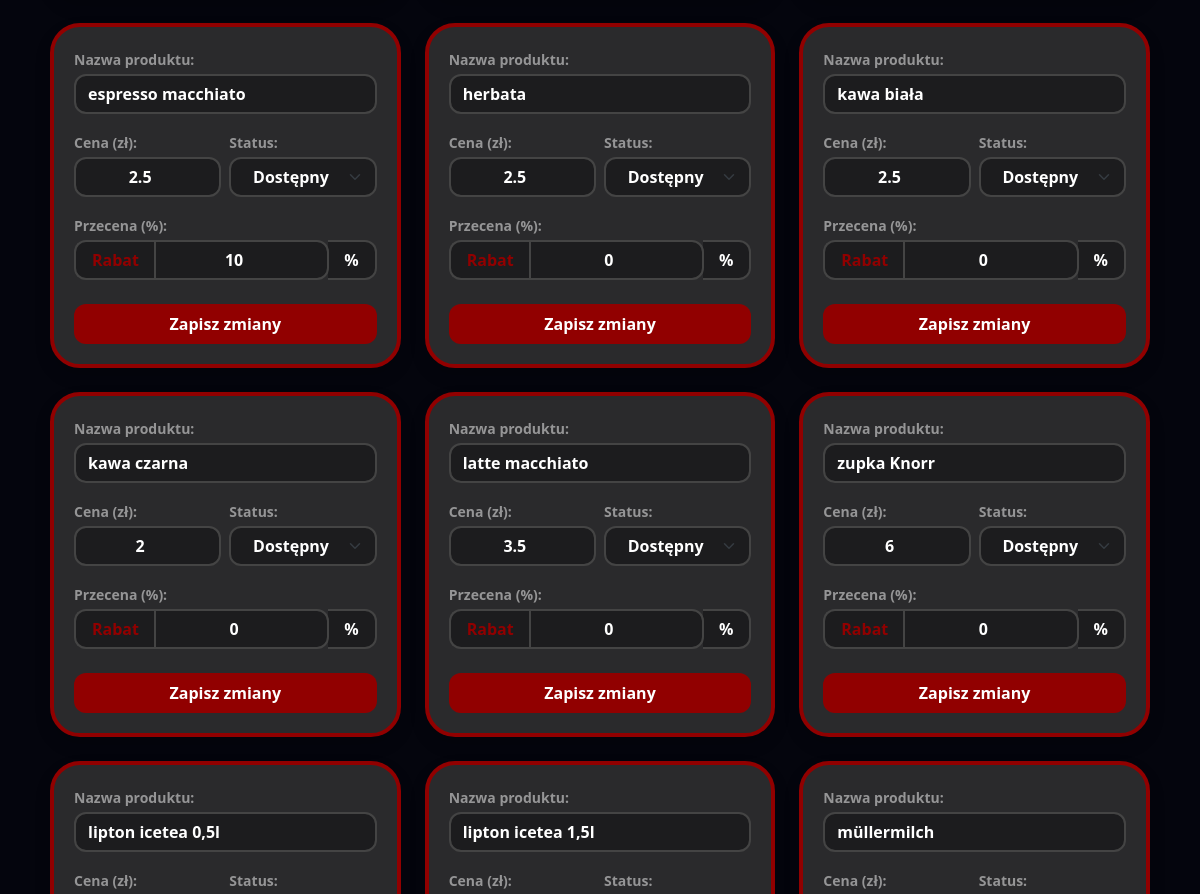
The page /products.php (middle part) on the database as committed earlier.
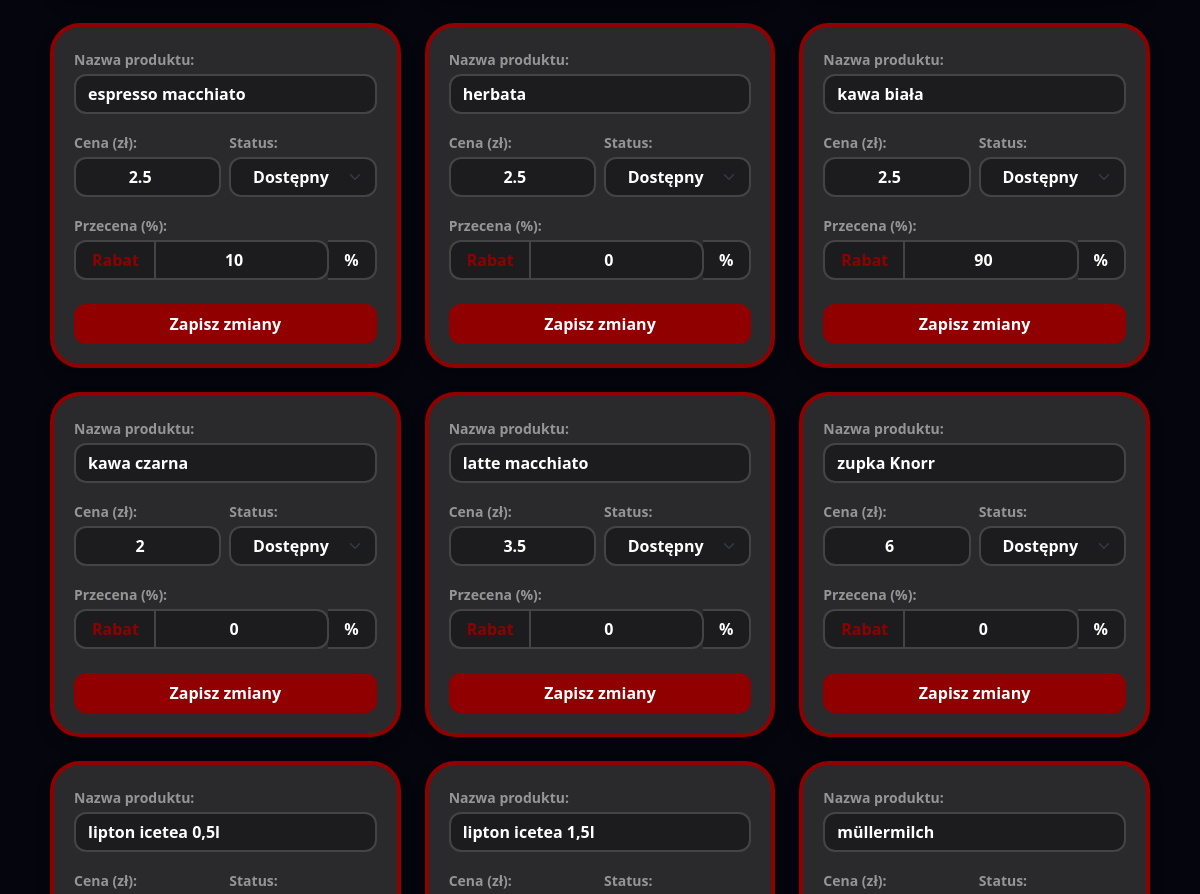
The same page on the database as committed later.
### tables this page shows
CREATE TABLE `produkty` (
  `id` int(10) UNSIGNED NOT NULL,
  `nazwa` varchar(30) NOT NULL,
  `cena` float NOT NULL,
  `kategoria` int(10) UNSIGNED NOT NULL,
  `dostępność` int(11) NOT NULL DEFAULT 0,
  `mnożnik_promocji` float NOT NULL DEFAULT 1,
  `zdjęcie` varchar(50) DEFAULT NULL
);

### products.php (the view, shortened to what this page needs)
<?php
require_once('src/config.php');
$products_query = "SELECT * FROM produkty ORDER BY kategoria ASC, nazwa ASC";
$products_result = mysqli_query($mysqli, $products_query);
?>
<!DOCTYPE html>
<html lang="pl">
<head>
    <link href="https://cdn.jsdelivr.net/npm/bootstrap@5.3.8/dist/css/bootstrap.min.css" rel="stylesheet">
    <link rel="stylesheet" href="styles/style_manage.css">
</head>
<body style="padding-bottom: 120px;">
    <div class="container">
        <div class="row g-4 px-2">
            <?php while($product = mysqli_fetch_assoc($products_result)):
                $wyswietlany_procent = 0;
                if ($product['mnożnik_promocji'] < 1 && $product['mnożnik_promocji'] > 0) {
                    $wyswietlany_procent = round((1 - $product['mnożnik_promocji']) * 100);
                }
            ?>
                <div class="col-12 col-md-6 col-lg-4">
                    <div class="product-box h-100 d-flex flex-column justify-content-between shadow">
                        <form action="products.php" method="POST" class="h-100 d-flex flex-column justify-content-between">
                            <div>
                                <div class="mb-3">
                                    <label class="form-label small fw-bold text-white-50 mb-1">Nazwa produktu:</label>
                                    <input type="text" name="nazwa" class="form-control custom-input fw-bold" value="<?php echo htmlspecialchars($product['nazwa']); ?>" required>
                                </div>
                                <div class="row g-2 mb-3">
                                    <div class="col-6">
                                        <label class="form-label small fw-bold text-white-50 mb-1">Cena (zł):</label>
                                        <input type="number" name="cena" step="0.01" class="form-control custom-input text-center fw-bold" value="<?php echo $product['cena']; ?>" required>
                                    </div>
                                    <div class="col-6">
                                        <label class="form-label small fw-bold text-white-50 mb-1">Status:</label>
                                        <select name="dostepnosc" class="form-select custom-input text-center fw-bold">
                                            <option value="1" <?php echo ($product['dostępność'] == 1) ? 'selected' : ''; ?>>Dostępny</option>
                                        </select>
                                    </div>
                                </div>
                                <div class="mb-4">
                                    <label class="form-label small fw-bold text-white-50 mb-1">Przecena (%):</label>
                                    <div class="input-group">
                                        <span class="input-group-text admin-input-label py-1 px-3">Rabat</span>
                                        <input type="number" name="przecena_procent" min="0" max="100" class="form-control admin-input-field text-center" value="<?php echo $wyswietlany_procent; ?>" placeholder="0">
                                        <span class="input-group-text admin-input-field py-1 px-3" style="border-left: none !important; border-top-left-radius: 0 !important; border-bottom-left-radius: 0 !important;">%</span>
                                    </div>
                                </div>
                            </div>
                            <button type="submit" name="update_product" class="btn-szama-save w-100 py-2">Zapisz zmiany</button>
                        </form>
                    </div>
                </div>
            <?php endwhile; ?>
        </div>
    </div>
</body>
</html>

### styles/style_manage.css (style rules this page uses)
html, body { margin: 0; padding: 0; background-color: #04050D !important; width: 100%; }
.admin-input-label { background-color: #1c1c1e !important; color: #910000 !important; border: 2px solid #444 !important; border-right: none !important; border-top-left-radius: 12px !important; border-bottom-left-radius: 12px !important; font-weight: bold; }
.admin-input-field { background-color: #1c1c1e !important; color: #ffffff !important; border: 2px solid #444 !important; border-top-right-radius: 12px !important; border-bottom-right-radius: 12px !important; font-weight: bold; }
.product-box { background-color: #2a2a2c !important; border: 4px solid #910000 !important; border-radius: 30px !important; padding: 20px !important; transition: transform 0.15s ease-in-out; }
.btn-szama-save { background-color: #910000 !important; color: white !important; font-weight: bold !important; border-radius: 12px !important; border: none !important; transition: transform 0.1s ease, background-color 0.2s ease; }

Rows that differ between the two databases and show on the page:
changed produkty "kawa biała": przecena_procent "0" → "90"
